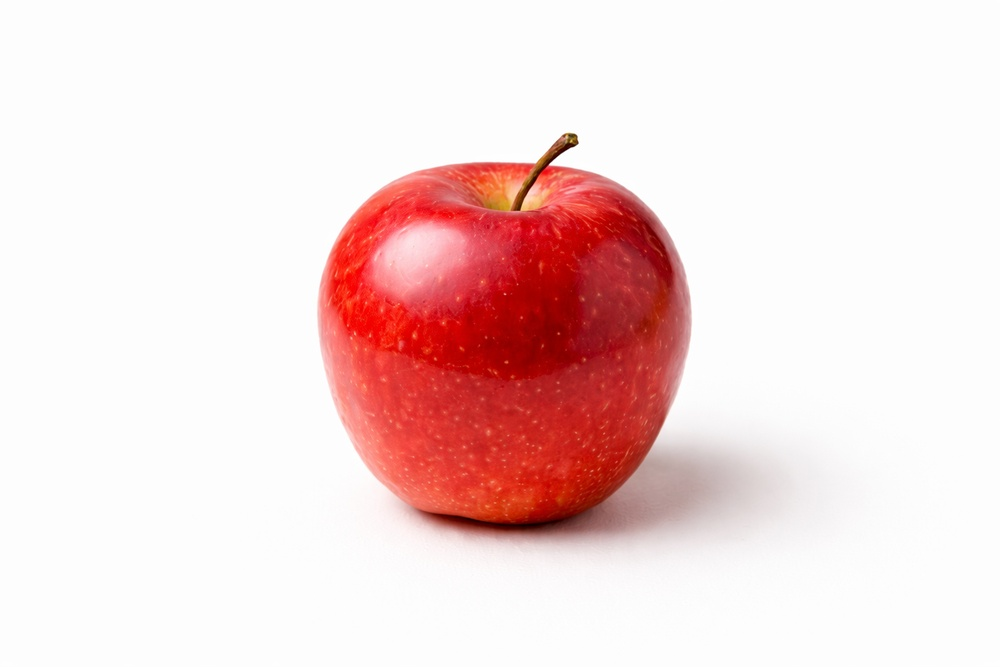
#> input picture ejemplos/ejemplo.jpg, 1000 x 667 px, shrunk from 1536 x 1024 before the run; its folder holds only this picture in this run
$ python lab_semana1.py
#> lines starting #> are read from the running program, lines starting #| are printed output that depends on the picture; after the words box and inside, x2 and y2 are one past the last pixel; in counts of white or black regions, pixels touching at a corner belong together
import os
import cv2
import numpy as np


# ------------------ Utils ------------------
def ensure_dir(path):
#> in main, img is the input picture: shape (667, 1000, 3); mean B, G, R 216.7, 217.5, 243.2
    os.makedirs(path, exist_ok=True)


# ------------------ Transformaciones ------------------
def contrast_brightness(image, alpha, beta):
#> called with alpha = 1.2, beta = 10
    img = image.astype(np.float32) / 255.0
    out = alpha * img + (beta / 255.0)
    out = np.clip(out, 0.0, 1.0)
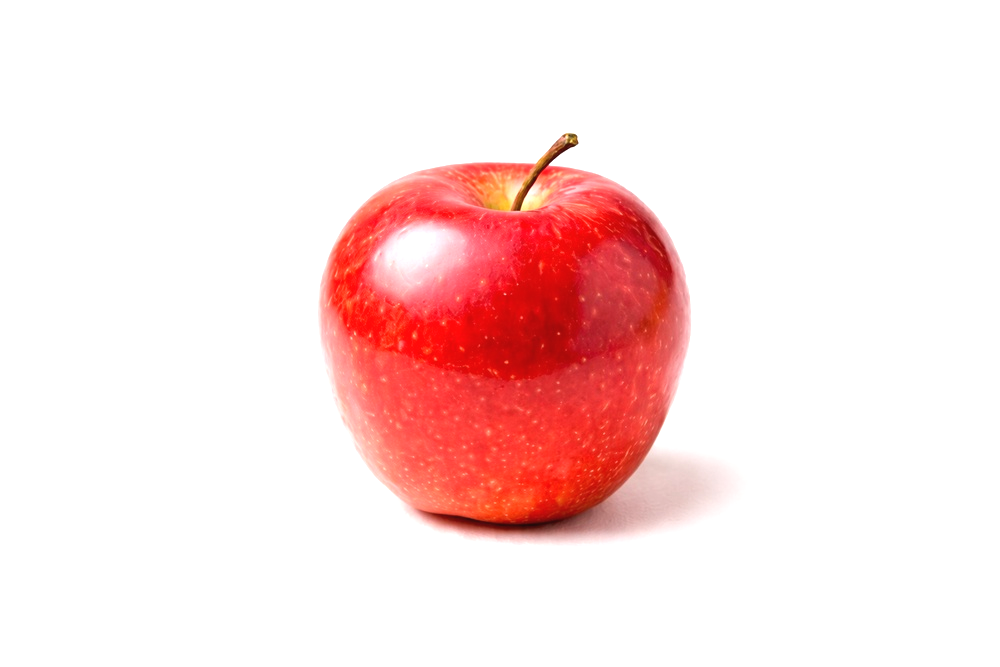
#> out: shape (667, 1000, 3) float32; mean B, G, R 0.876, 0.88, 0.987
    return (out * 255).astype(np.uint8)


def gamma_correction(image, gamma):
#> called with gamma = 0.6
    img = image.astype(np.float32) / 255.0
    out = np.power(img, gamma)
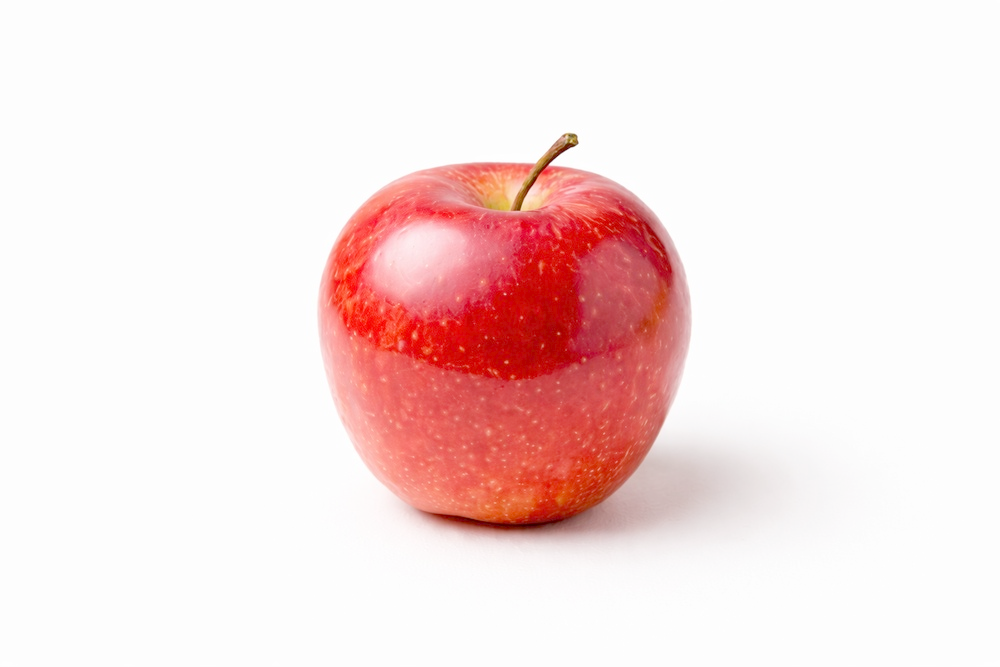
#> out: shape (667, 1000, 3) float32; mean B, G, R 0.882, 0.886, 0.973
    return (np.clip(out, 0.0, 1.0) * 255).astype(np.uint8)


# ------------------ Segmentación HSV ------------------
def hsv_segment(image, color):
#> called with color = 'rojo'
    hsv = cv2.cvtColor(image, cv2.COLOR_BGR2HSV)
#> hsv: shape (667, 1000, 3); mean H, S, V 15.7, 34.3, 243.2

    if color == "verde":
        lower = np.array([35, 60, 40])
        upper = np.array([85, 255, 255])
        mask = cv2.inRange(hsv, lower, upper)

    elif color == "azul":
        lower = np.array([90, 60, 40])
        upper = np.array([130, 255, 255])
        mask = cv2.inRange(hsv, lower, upper)

    else:  # rojo
        lower1 = np.array([0, 60, 40])
        upper1 = np.array([10, 255, 255])
        lower2 = np.array([170, 60, 40])
        upper2 = np.array([179, 255, 255])
        mask = cv2.inRange(hsv, lower1, upper1) | cv2.inRange(hsv, lower2, upper2)
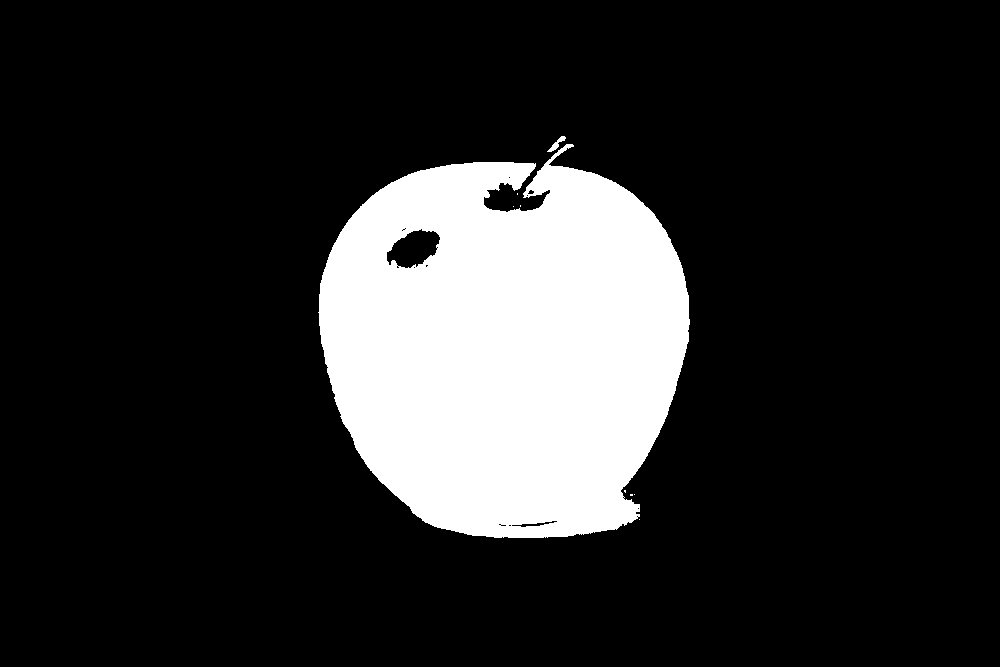
#> mask: shape (667, 1000); 16.6% white; 9 white regions (7 under 20 px), largest, box (x1, y1, x2, y2) and area: (318, 144, 690, 538) 110882, (547, 136, 566, 152) 97

    return cv2.bitwise_and(image, image, mask=mask)
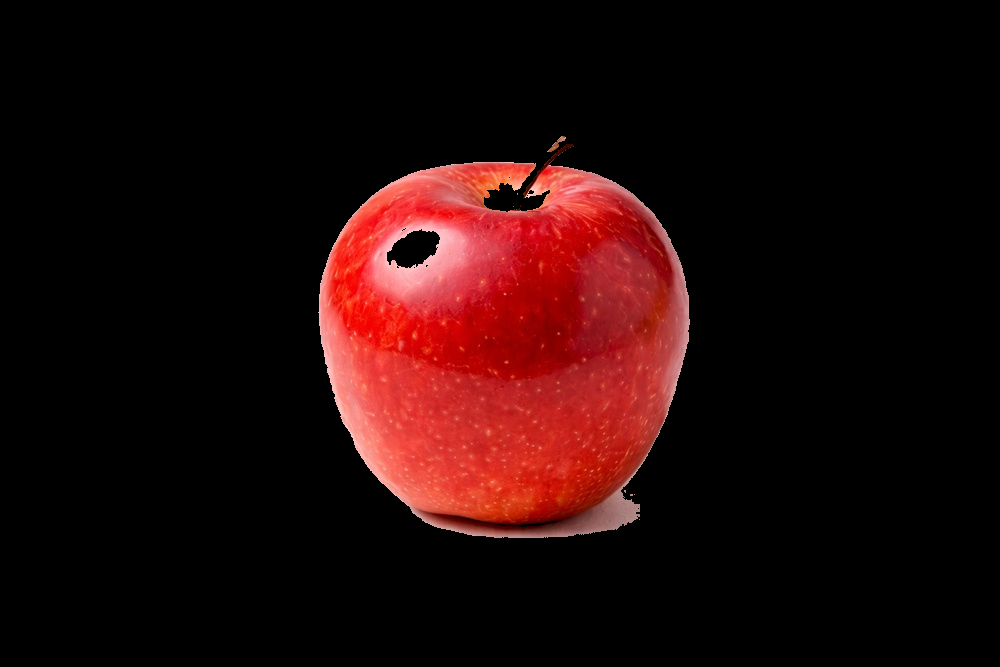
#> returned value: shape (667, 1000, 3); mean of channels 0, 1, 2 8.5, 9.1, 33.8; drawn as B, G, R


# ------------------ Main ------------------
def main():
    input_dir = "ejemplos"
    output_dir = "resultados"
    ensure_dir(output_dir)

    colors = ["rojo", "verde", "azul"]

    files = sorted([
        f for f in os.listdir(input_dir)
        if f.lower().endswith((".jpg", ".png", ".jpeg"))
    ])

    for i, fname in enumerate(files):
        img = cv2.imread(os.path.join(input_dir, fname))
        if img is None:
            continue

        base = os.path.splitext(fname)[0]
        out_dir = os.path.join(output_dir, base)
        ensure_dir(out_dir)

        contrast = contrast_brightness(img, alpha=1.2, beta=10)
        gamma = gamma_correction(img, gamma=0.6)
        segmented = hsv_segment(img, colors[i % 3])

        cv2.imwrite(os.path.join(out_dir, "contraste.png"), contrast)
        cv2.imwrite(os.path.join(out_dir, "gamma.png"), gamma)
        cv2.imwrite(os.path.join(out_dir, "segmentacion.png"), segmented)

        print(f"{fname} -> segmentación {colors[i % 3]}")


if __name__ == "__main__":
    main()
